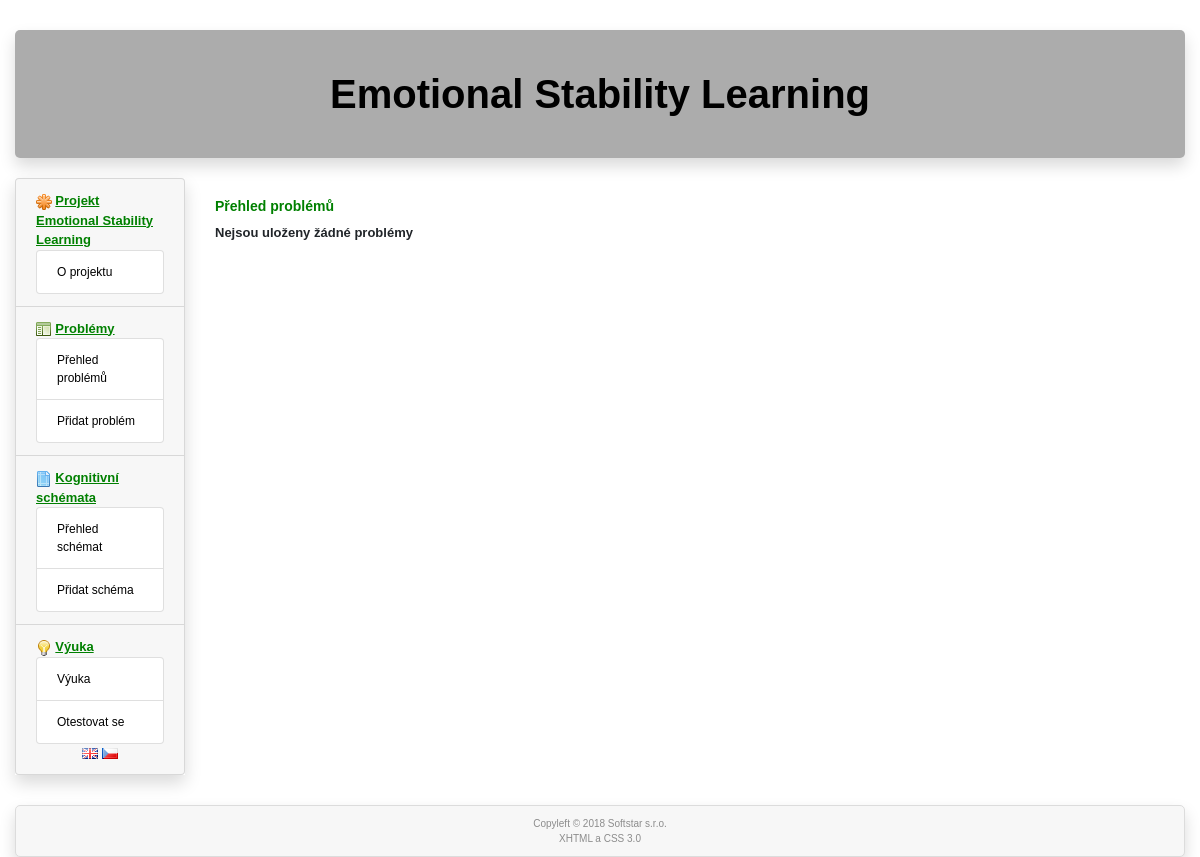
/cs/problem-overview, run on an earlier commit of the app's database.
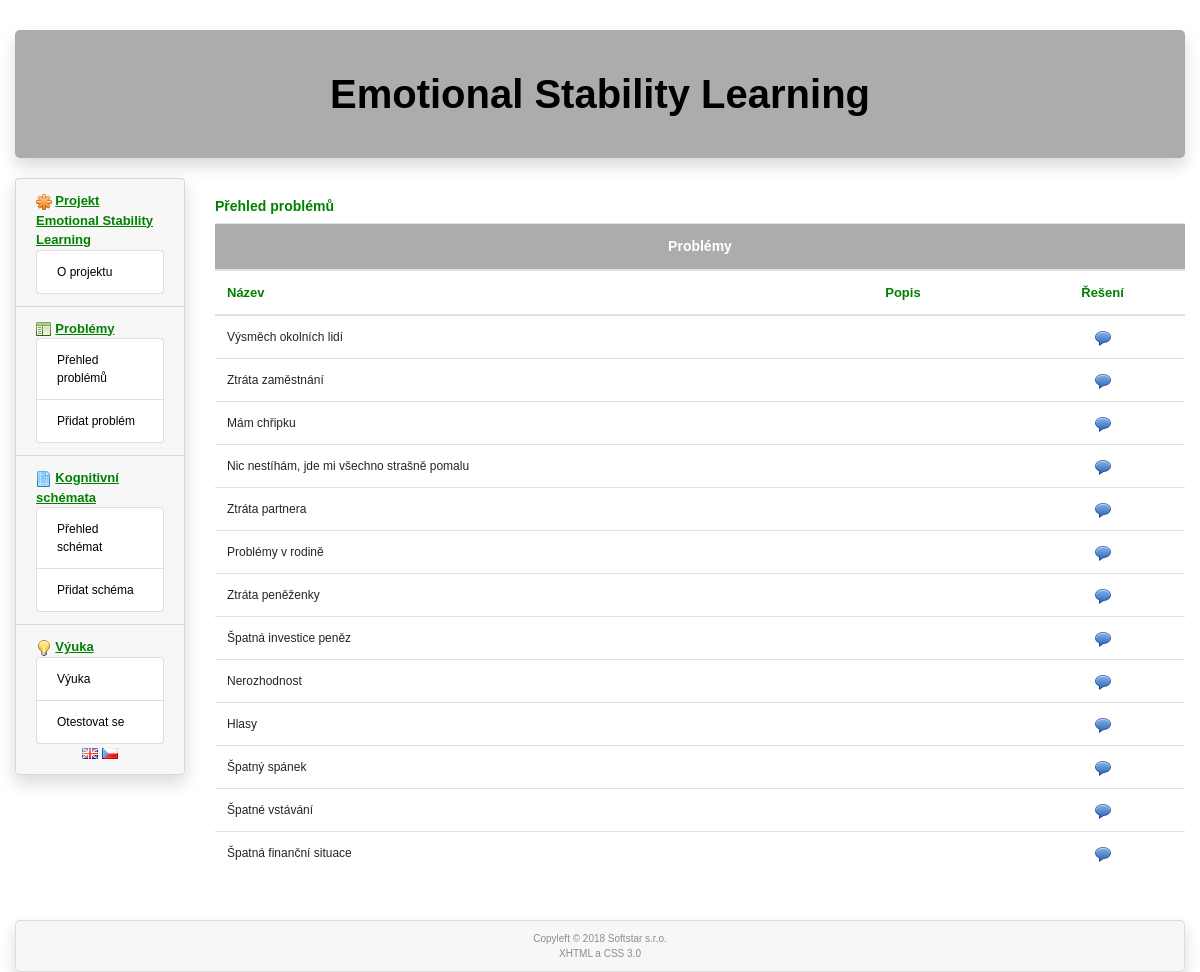
And on a later commit of the database.
### tables this page shows
CREATE TABLE `problem` (
  `id` int(11) NOT NULL,
  `id_lang` int(11) NOT NULL,
  `name` varchar(60) NOT NULL,
  `description` text,
  `deleted` int(1) NOT NULL DEFAULT '0'
);

### www/administrator/includes/index.php (called while the page is built, shortened)
<?php
  $uri = array($_SERVER['REQUEST_URI']);
  $tmp = preg_split("/\//", $uri[0]);
  $lang = $tmp[1];
  $router = RouterController::getInstance();
  $router->ctrMain(array($_SERVER['REQUEST_URI']));
  $router->showView();
?>

### www/administrator/includes/controllers/ProblemOverviewController.php (called while the page is built, shortened)
<?php
class ProblemOverviewController extends Controller
{
  public function ctrMain($parameters)
  {
    $problemModel = new ProblemModel();
    $problems = $problemModel->selectAll();
  }
}
?>

### www/administrator/models/DbModel.php (called while the page is built, shortened)
<?php
  class DbModel extends cdb
  {
    static private $instance = null;
    static function getInstance()
    {
      if (self::$instance == null)
      {
        self::$instance = new DbModel();
      }
      return self::$instance;
    }
    function selectOne($table, array $keys)
    {
      $query = "select * from $table where";
      $i = 0;
      foreach($keys as $name => $value)
      {
        if ($i)
        {
          $query .= " and $name=$value";
        }
        else
        {
          $query .= " $name=$value";
          $i = 1;
        }
      }
      $query .= ";";
      if (!$this->query($query))
      {
        RouterController::getInstance()->setError("DbModel::selectOne():".$this->get_error().'<br /><br />'.$query.'<br />');
      }
      $arr = $this->get_array();
      return $arr;
    }
    function selectArray(array $tables, array $collums, array $keys, $order = '')
    {
      $query = "select ";
      $i = 0;
      foreach($collums as $collum)
      {
        if ($i)
        {
          $query .= ", $collum";
        }
        else
        {
          $query .= "$collum";
          $i = 1;
        }
      }
      $query .= " from ";
      $i = 0;
      foreach($tables as $table)
      {
        if ($i)
        {
          $query .= ", $table";
        }
        else
        {
          $query .= "$table";
          $i = 1;
        }
      }
      if (!empty($keys))
      {
        $query .= " where";
        $i = 0;
        foreach($keys as $name => $value)
        {
          if ($i)
          {
            $query .= " and $name=$value";
          }
          else
          {
            $query .= " $name=$value";
            $i = 1;
          }
        }
      }
      if ($order != '') {
        $query .= " order by $order;";
      }
      else
      {
        $query .= ';';
      }
      if (!$this->query($query))
      {
        RouterController::getInstance()->setError('DbModel::selectArray():'.$this->get_error().'<br /><br />'.$query.'<br />');
      }
      else
      {
        $i = 0;
        while ($item=$this->get_array())
        {
          if (!empty($item))
          {
            $arr[$i] = $item;
            $i++;
          }
        }
      }
      return $arr;
    }
  }
?>

### www/administrator/models/ProblemModel.php (called while the page is built, shortened)
<?php
class ProblemModel
{
    public function selectAll()
    {
        global $lang;
        $db = DbModel::getInstance();
        $langModel = new LanguagesModel();
        $language = $langModel->selectByTextId("'".htmlspecialchars($lang, ENT_QUOTES)."'");
        $problems = $db->selectArray(array ('problem'), array ('*'), array ('id_lang' => $language['id']), 'id asc');
        return $problems;
    }
}
?>

### www/administrator/models/LanguagesModel.php (called while the page is built, shortened)
<?php
class LanguagesModel
{
  public function selectByTextId($id)
  {
      $db = DbModel::getInstance();
      $language = $db->selectOne('languages', array ('text_id' => $id));
      return $language;
  }
}
?>

### www/administrator/models/cdb.php (called while the page is built, shortened)
<?php
class cdb {
  private $data, $querystring, $error, $conn;
  public $server, $user, $password, $db_name;
  function __construct()
  {
    require("./administrator/cfg/sql.php");
    $this->conn = null;
  }
  function connect() {
    $options=array(
      PDO::ATTR_ERRMODE => PDO::ERRMODE_EXCEPTION,
      PDO::MYSQL_ATTR_INIT_COMMAND => "SET NAMES utf8"
      );
    try {
            $this->conn = @new PDO("mysql:host=".$this->server.";dbname=".$this->db_name, $this->user, $this->password, $options);
    } catch (PDOException $e) {
        $error = 'DB connection failed: ' . $e->getMessage();
    }
    return(1);
  }
  function query($dotaz) {
    $error = '';
    try {
      $this->data=$this->conn->prepare($dotaz);
    } catch (PDOException $e) {
      $error = 'Preparation of query failed: ' . $e->getMessage();
      $this->data=null;
    }
    $result2 = 0;
    if ($error == '')
    {
      try {
          $result2 = $this->data->execute();
      } catch (PDOException $e) {
          $error = 'Execution of query failed: ' . $e->getMessage();
          $this->data=null;
      }
    }
    else
    {
      $this->error = $error;
      $result2 = false;
    }
    if ($result2) { return 1; }
    else  {return 0;}
  }
  function get_array() {
    $arr = array();
    if ($this->data) $arr = $this->data->fetch(PDO::FETCH_ASSOC);
    if (!empty($arr)) {return ($arr); }
    else { return 0; }
  }
};
?>

### www/administrator/cfg/sql.php (called while the page is built)
<?php
  $this->server='localhost';
  $this->user='emotions';
  $this->password='3M0710n5@#';
  $this->db_name='emotions';
?>

### www/administrator/includes/controllers/RouterController.php (called while the page is built, shortened)
<?php
class RouterController extends Controller
{
  protected $controller;
  private function camelNotation($text)
  {
    $sentence = str_replace('-', ' ', $text);
    $sentence = ucwords($sentence);
    $sentence = str_replace(' ', '', $sentence);
    return $sentence;
  }
  private function parseURL($url)
  {
    $parsedURL = parse_url($url);
    $parsedURL["path"] = ltrim($parsedURL["path"], "/");
    $parsedURL["path"] = trim($parsedURL["path"]);
    $divPath = explode("/", $parsedURL["path"]);
    return $divPath;
  }
  public function ctrMain($parameters)
  {
      $parsedURL = $this->parseURL($parameters[0]);
      global $expressions, $lang;
      $tmp = array_shift($parsedURL);
    if (empty($parsedURL[0]))
    {
      $this->controller = new HomePageController();
    }
    else
    {
      $view = array_shift($parsedURL);
      $controllerClass = $this->camelNotation($view) . 'Controller';
      if (file_exists('./administrator/includes/controllers/' . $controllerClass . '.php'))
      {
        if ($view == 'error')
        {
          $this->controller = new $controllerClass('');
        }
        else
        {
          $this->controller = new $controllerClass;
        }
      }
      else
      {
        $this->controller= new ErrorController($expressions['Error 404: page not found']);
      }
    }
    $this->controller->ctrMain($parsedURL);
  }
}
?>

### www/administrator/includes/views/problemOverview.phtml (the view)
<?php global $expressions, $lang; ?>
        <div class="col-sm-10">
          <h4><?=$expressions['Problems overview']?></h4>
          <?php
            $num=count($problems);
            if (!$num) {
          ?>
          <div class="message"><?=$expressions['There are not saved any problems']?></div>
          <?php
            } else {
          ?>
          <div class="table-responsive">
            <table class="table table-hover">
              <thead>
                <tr><th colspan="3" class="caption text-center"><?=$expressions['Problems']?></th></tr>
                <tr><th><?=$expressions['Name']?></th><th><?=$expressions['Description']?></th><th class="text-center"><?=$expressions['Solutions']?></th></tr>
              </thead>
              <tbody>
            <?php
              foreach ($problems as $problem) {
                if (!$problem['deleted']) {
            ?>
                   <tr>
                    <td><?php echo($problem['name']); ?></td>
                    <td><?php echo($problem['description']); ?></td>
                    <td class="text-center"><?php echo("<a href=\"http://".$this->siteName."/".$lang."/answer-overview/".$problem['id']."\">"); ?><img src="http://<?=$this->siteName?>/administrator/icons/comment.png" width="16" height="16" alt="answers"/></a></td>
                    </tr>
                <?php
                }
              } ?>
              </tbody>
            </table>
          </div>
      <?php }
          ?>
        </div>

What changed in the data, as far as the page shows it:
now on this page (row edited): problem: name "Výsměch okolních lidí", deleted 0 (drawn)
now on this page (row edited): problem: name "Ztráta zaměstnání", deleted 0 (drawn)
now on this page (row edited): problem: name "Mám chřipku", deleted 0 (drawn)
now on this page (row edited): problem: name "Nic nestíhám, jde mi všechno strašně pomalu", deleted 0 (drawn)
now on this page (row edited): problem: name "Ztráta partnera", deleted 0 (drawn)
now on this page (row edited): problem: name "Problémy v rodině", deleted 0 (drawn)
now on this page (row edited): problem: name "Ztráta peněženky", deleted 0 (drawn)
now on this page (row edited): problem: name "Špatná investice peněz", deleted 0 (drawn)
now on this page (row edited): problem: name "Nerozhodnost", deleted 0 (drawn)
now on this page (row edited): problem: name "Hlasy", deleted 0 (drawn)
now on this page (row edited): problem: name "Špatný spánek", deleted 0 (drawn)
now on this page (row edited): problem: name "Špatné vstávání", deleted 0 (drawn)
now on this page (row edited): problem: name "Špatná finanční situace", deleted 0 (drawn)
Also different on the page:
$expressions['Problems']: (not shown) → "Problémy"
$expressions['Name']: (not shown) → "Název"
$expressions['Description']: (not shown) → "Popis"
$expressions['Solutions']: (not shown) → "Řešení"
$expressions['There are not saved any problems']: "Nejsou uloženy žádné problémy" → (not shown)
